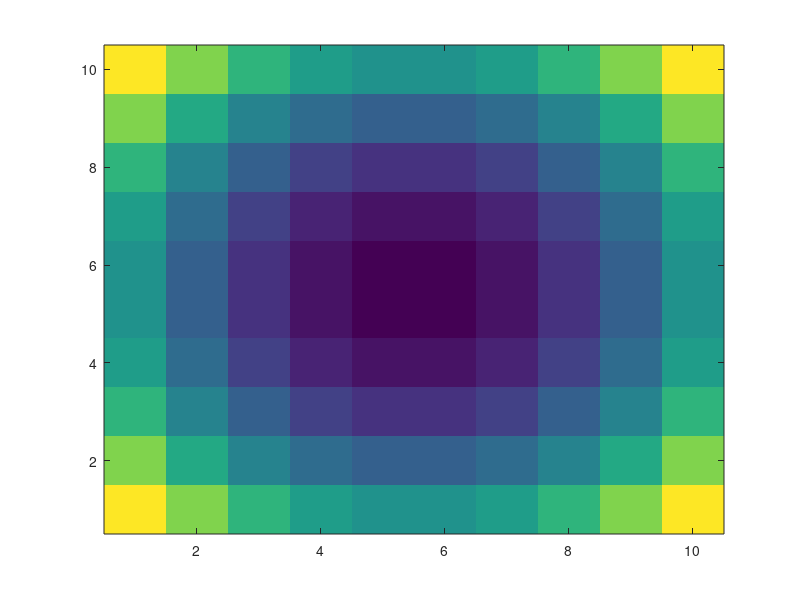

The MATLAB source for this figure: (Note: this script raises an error after producing the figure.)
function [DisR,I,Ltol,thetan,omega,m,dTau]=InterLength;%(xc,theta,dTau)
%%% L: the matrix of intersection length of beam line travelling
%%% throug the object at angle theta
%%% xc: discrete grids on O
%%% dTau*sin(theta): width of each detectorlet
%%% the beam line is y=x*tan(theta)+t*dTau, t=1,...,N_d
close all
%%==== Discrete Test object
% I=zeros(100,100);
% I(25:75,25:75)=1;
% % I=imrotate(I,30);
% % I=double(imread('LoganReference.tiff'));
%%%%%%%%%%%%%%%%%%%%=============================================
Dis=10;
x=linspace(0,Dis,Dis);
y=linspace(0,Dis,Dis);
[X,Y] = meshgrid(x,y);
center=size(X)./2;
I=(X-center(1)).^2+(Y-center(2)).^2;
figure('name','Object');
% I=GrayScale(I);
imagesc(I); axis xy
e=ones(size(I,1),1);
m=size(I);
omega=[0 Dis 0 Dis];

xc = getNodalGrid(omega,m);
figure('name','grids & beam line')
plotGrid(xc,omega,m);
%%==== Intersection
dTau=1;
thetan=1:2:180;
DisR=[];
ConR=[];
RadonR=[];
nTau=ceil(sqrt(omega(2)^2+omega(4)^2)/dTau);
Ltol=cell(length(thetan),nTau);
for n=68;%1:length(thetan)
    theta=thetan(n)/180*pi;
    
    z=(0:omega(2))';
    if(theta<=pi/2)
    diagL1=ceil(omega(2)*tan(theta)/dTau);
    diagL2=ceil(omega(4)/dTau);
    else
    diagL1=0;%ceil(omega(2)*tan(theta)/dTau);
    diagL2=ceil((omega(4)-omega(2)*tan(theta))/dTau);
    end
    Ttol=linspace(-diagL1+0,diagL2-0,nTau);
    for i=1:length(Ttol)
        t=Ttol(i);
            Q=[[z, tan(theta).*z+t*dTau];[(z-t*dTau)./tan(theta),z]];

        indx=find(Q(:,1)<omega(1) |Q(:,1)>omega(2)); indy=find(Q(:,2)<omega(3) |Q(:,2)>omega(4));
        Q=setdiff(Q,Q([indx;indy],:),'rows');
        Q=unique(Q,'rows');
        Lvec=sqrt((Q(2:end,1)-Q(1:end-1,1)).^2+(Q(2:end,2)-Q(1:end-1,2)).^2);
        if(theta<=pi/2)
        index=floor(Q+1);
        else
            index=[ceil(Q(:,2)),floor(Q(:,1))+1];
        end
        inx=find(index(:,1)<=omega(1) |index(:,1)>m(1)); iny=find(index(:,2)<=omega(3) |index(:,2)>m(2));
        index=setdiff(index,index([inx,iny],:),'rows');
        %%%%%%%%%================================================================
        if(theta<=pi/2)
        Ax1=[-t*dTau/tan(theta), omega(2)];
        Ay1=[0 tan(theta).*omega(2)+t*dTau];
        else
            Ax1=[-t*dTau/tan(theta), omega(1)];
        Ay1=[0 tan(theta).*omega(1)+t*dTau];
        end
        xbox=[omega(1) omega(1) omega(2) omega(2) omega(1)];
        ybox=[omega(3) omega(4) omega(4) omega(3) omega(3)];
        [Ax, Ay] = polyxpoly(Ax1, Ay1, xbox, ybox);
        %         Ax=unique(sort(Ax));Ay=unique(sort(Ay));
        [Ax,in]=sort(Ax);A=unique([Ax,Ay(in)],'rows');Ax=A(:,1);Ay=A(:,2);
        if(isempty(Ax) | (length(Ax)==1 &length(Ay)==1 ))
%             fprintf('no intersection \n')
            L=sparse(zeros(m(1),m(2)));
            Rdis(i)=0;
            R(i)=0;
        else
        drawnow;
        hold on; plot(Ax1,Ay1,'r.-');
        if(theta<=pi/2)
                    plot(index(:,1)-0.5,index(:,2)-0.5,'bo',Q(:,1),Q(:,2),'g.');
        else
        plot((index(:,2)-0.5),(index(:,1)-0.5),'bo',Q(:,1),Q(:,2),'g.');
        end
        axis(omega);
        pause;
        %%%%%%%%%================================================================
        L=zeros(m(1),m(2));
        for j=1:size(index,1)
            L(index(j,1),index(j,2))=Lvec(j);
        end
        Ltol{n,i}=L;
        Rdis(i)=e'*(I.*L)*e; %% Discrete case
        %%============ Continuous integral
        syms u;
        R(i)=int(((Ax(1)+(Ax(2)-Ax(1))*u-center(1))^2+(Ay(1)+(Ay(2)-Ay(1))*u-center(2))^2)*sqrt((Ax(2)-Ax(1))^2+(Ay(2)-Ay(1))^2),0,1);
        %%==========================================================
        end
    end
    DisR(:,n)=Rdis';
    ConR(:,n)=R';
    RadonR(:,n)=radon(I,theta/pi*180);
end
iDisR=iradon(DisR,thetan);
iConR=iradon(ConR,thetan);
iRadonR=iradon(RadonR,thetan);
% figure('name','Projection at angle theta')
% Rspace=linspace(Ttol(1),Ttol(end),length(RadonR));
% plot(Ttol,R,'r.-',Ttol, Rdis,'g*-',Rspace,RadonR,'bo-');
figure('name','Discrete Reconstruction');imagesc(iDisR);
figure('name','Continuous Reconstruction');imagesc(iConR);
figure('name','Matlab Reconstruction');imagesc(iRadonR);

